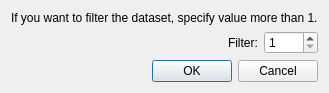
<?xml version="1.0" encoding="UTF-8"?>
<ui version="4.0">
 <class>RawDataPointmapRealImporterFilterDialog</class>
 <widget class="QDialog" name="RawDataPointmapRealImporterFilterDialog">
  <property name="geometry">
   <rect>
    <x>0</x>
    <y>0</y>
    <width>320</width>
    <height>93</height>
   </rect>
  </property>
  <property name="windowTitle">
   <string>Filtering Setting</string>
  </property>
  <layout class="QVBoxLayout" name="verticalLayout">
   <item>
    <widget class="QLabel" name="label">
     <property name="text">
      <string>If you want to filter the dataset, specify value more than 1.</string>
     </property>
    </widget>
   </item>
   <item>
    <layout class="QHBoxLayout" name="horizontalLayout">
     <item>
      <spacer name="horizontalSpacer">
       <property name="orientation">
        <enum>Qt::Horizontal</enum>
       </property>
       <property name="sizeHint" stdset="0">
        <size>
         <width>40</width>
         <height>20</height>
        </size>
       </property>
      </spacer>
     </item>
     <item>
      <widget class="QLabel" name="label_2">
       <property name="text">
        <string>Filter:</string>
       </property>
      </widget>
     </item>
     <item>
      <widget class="QSpinBox" name="filterSpinBox">
       <property name="minimum">
        <number>1</number>
       </property>
       <property name="maximum">
        <number>1000</number>
       </property>
      </widget>
     </item>
    </layout>
   </item>
   <item>
    <spacer name="verticalSpacer">
     <property name="orientation">
      <enum>Qt::Vertical</enum>
     </property>
     <property name="sizeHint" stdset="0">
      <size>
       <width>20</width>
       <height>2</height>
      </size>
     </property>
    </spacer>
   </item>
   <item>
    <widget class="QDialogButtonBox" name="buttonBox">
     <property name="orientation">
      <enum>Qt::Horizontal</enum>
     </property>
     <property name="standardButtons">
      <set>QDialogButtonBox::Cancel|QDialogButtonBox::Ok</set>
     </property>
    </widget>
   </item>
  </layout>
 </widget>
 <resources/>
 <connections>
  <connection>
   <sender>buttonBox</sender>
   <signal>accepted()</signal>
   <receiver>RawDataPointmapRealImporterFilterDialog</receiver>
   <slot>accept()</slot>
   <hints>
    <hint type="sourcelabel">
     <x>248</x>
     <y>254</y>
    </hint>
    <hint type="destinationlabel">
     <x>157</x>
     <y>274</y>
    </hint>
   </hints>
  </connection>
  <connection>
   <sender>buttonBox</sender>
   <signal>rejected()</signal>
   <receiver>RawDataPointmapRealImporterFilterDialog</receiver>
   <slot>reject()</slot>
   <hints>
    <hint type="sourcelabel">
     <x>316</x>
     <y>260</y>
    </hint>
    <hint type="destinationlabel">
     <x>286</x>
     <y>274</y>
    </hint>
   </hints>
  </connection>
 </connections>
</ui>
